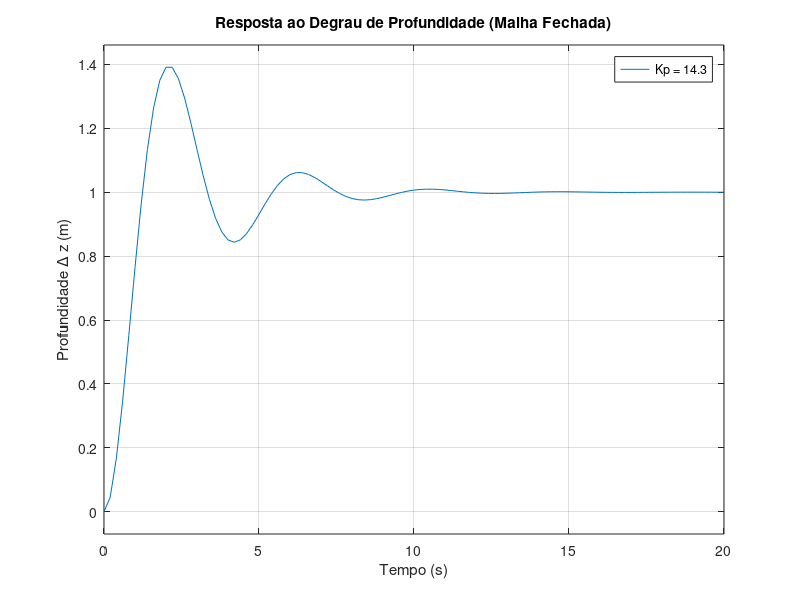

MATLAB code for this plot:
clear; close all; clc;

% --- 1. Definição da Planta ---
s = tf("s");
% Seus parâmetros (arredondados)
G_s = (0.0526)/(s^2 + 0.8842*s);

% --- 2. Definição dos Ganhos para Teste ---
% Vamos testar 3 cenários para ver o comportamento
% Kp_baixo: Resposta lenta, superamortecida
% Kp_medio: Perto do limite do seu PSS (calculado "de olho" no LGR)
% Kp_alto:  Resposta rápida, mas com muito sobressinal (oscilatória)
Ganhos_Kp = [14.3, 30.35, 46.4]; 

% --- 3. Simulação ---
figure;
hold on;

for Kp = Ganhos_Kp
    % Cria a Malha Aberta (L)
    L = Kp * G_s;
    
    % Cria a Malha Fechada (H) = L / (1+L)
    H = feedback(L, 1);
    
    % Simula o degrau unitário (Comando: "Desça 1 metro")
    % Se quiser descer 4 metros, bastaria multiplicar a resposta por 4.
    step(H); 
end

% --- 4. Formatação do Gráfico ---
grid on;
title('Resposta ao Degrau de Profundidade (Malha Fechada)');
xlabel('Tempo (s)');
ylabel('Profundidade \Delta z (m)');

% Cria a legenda automaticamente baseada nos valores de Kp
legend_str = cell(length(Ganhos_Kp), 1);
for i = 1:length(Ganhos_Kp)
    legend_str{i} = ['Kp = ' num2str(Ganhos_Kp(i))];
end
legend(legend_str);

hold off;
